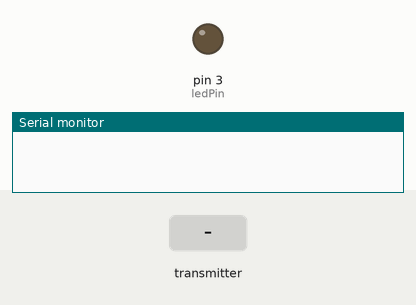
A sketch run on a simulated Arduino Uno, built with avr-gcc and run on an emulated ATmega328P. Shown: output pins drawn as LEDs (lit = HIGH), the last lines printed to the serial monitor. Inputs (shaded band) come from the test bench. No radio packets arrive unless stated.

Above: at 1.2 s.
1.3 s: the transmitter starts sending text = 0
At 1.8 s:
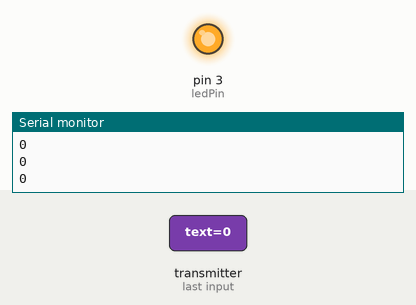
Timing chart, 0 to 4.3 s (numbered marks = the images above; inputs shaded):
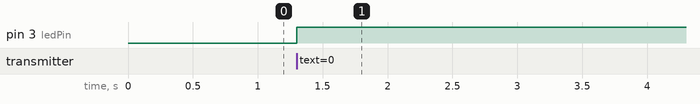

The sketch:

receiver_1.ino
```cpp
#include <SPI.h>
#include <nRF24L01.h>
#include <RF24.h>

RF24 radio(7, 8); // CE, CSN

const byte address[6] = "00001";

int ledPin = 3;
int potValue = 0;
char text;

void setup() {
  Serial.begin(9600);
  radio.begin();
  radio.setPALevel(RF24_PA_MIN);
  radio.openReadingPipe(0, address);
  radio.startListening();
  pinMode(ledPin, OUTPUT);
}

void loop() {
  if (radio.available()) {
    radio.read(&text, sizeof(text));

  Serial.println(text);

  if(text=='A'){
    analogWrite(ledPin,15);


    }else if(text=='B'){
      analogWrite(ledPin,110);


      }else{
        analogWrite(ledPin,255);


        }


  }


}
```

Measured:
- after the input at 1.3 s, pin 3 (ledPin): LOW → HIGH at once
